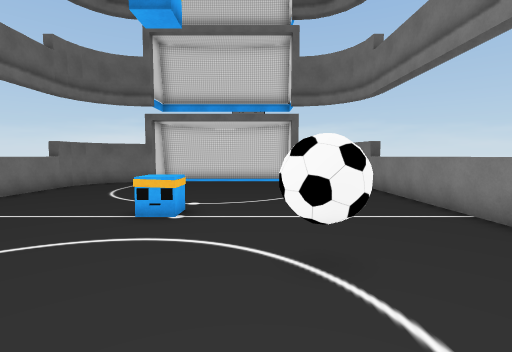
view 1 (above)

16 first-person views from a walk through a Unity game level. The camera is 1.5 m above the floor, tilts 4° down and sees 85° across. The floor is counted in squares, 1 m on a side. Each view is taken from the middle of a square. On the plan, view 1 faces up. The plan holds only what a view shows up to about 14 squares ahead; the rest is blank. The place goes on beyond the plan.

view 2
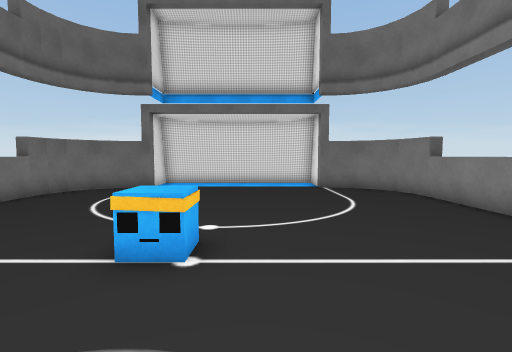

view 3
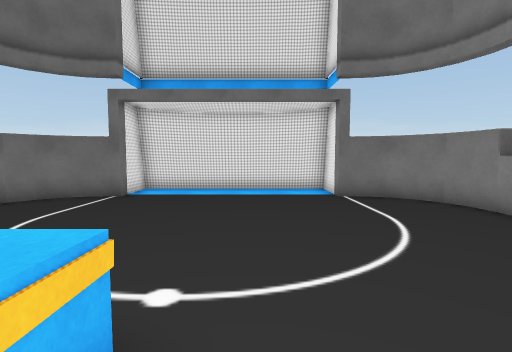

view 4
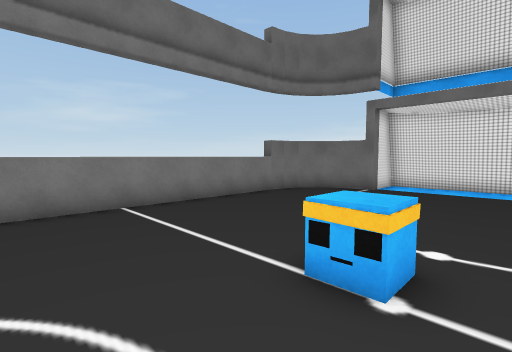

view 5
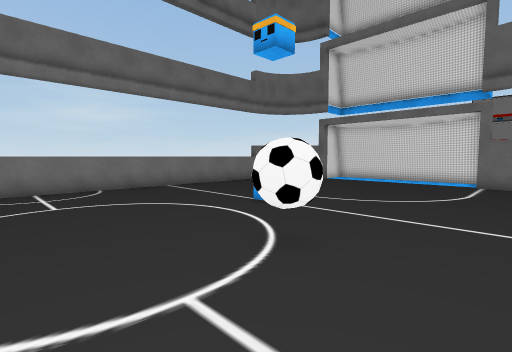

view 6
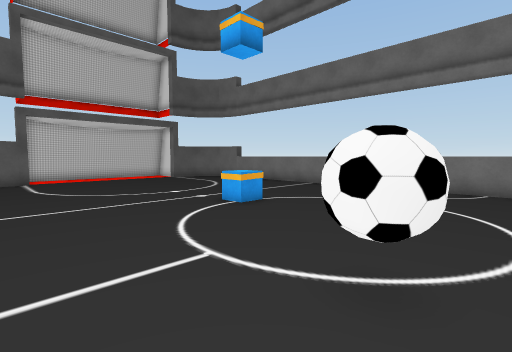

view 7
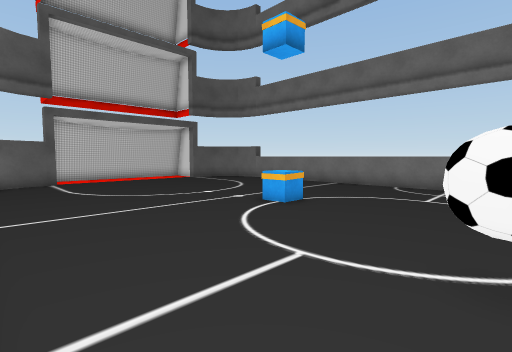

view 8
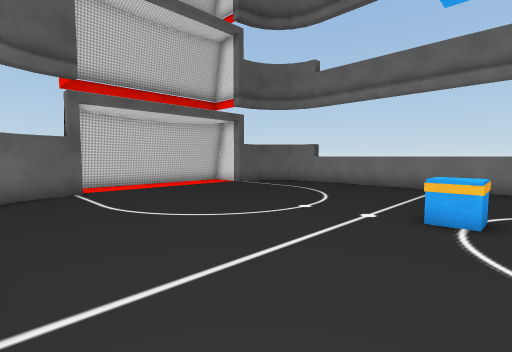

view 9
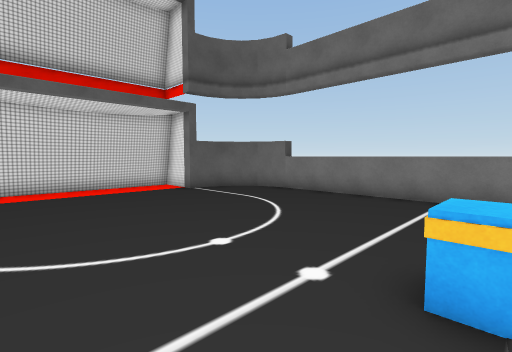

view 10
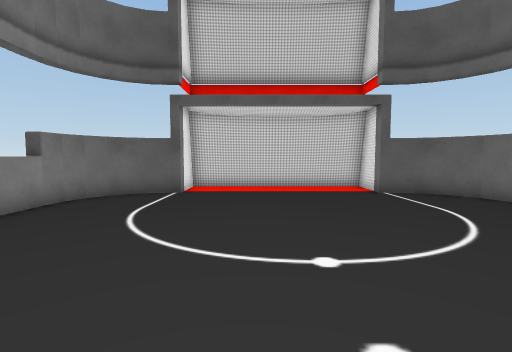

view 11
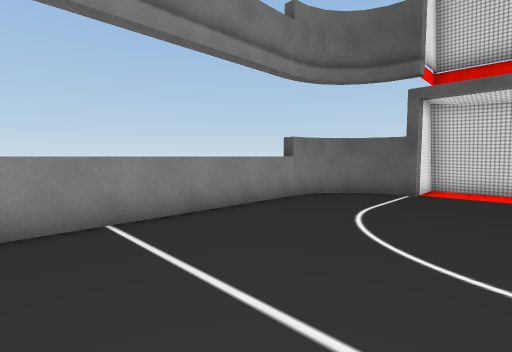

view 12
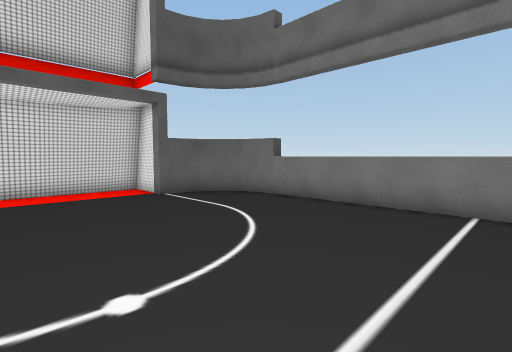

view 13
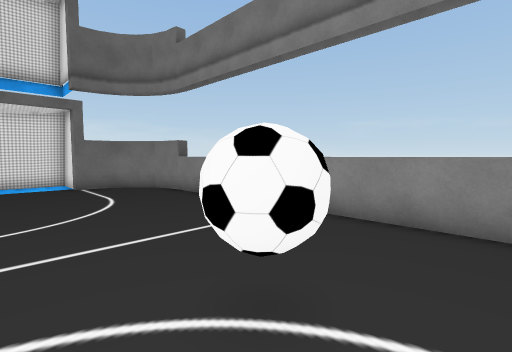

view 14
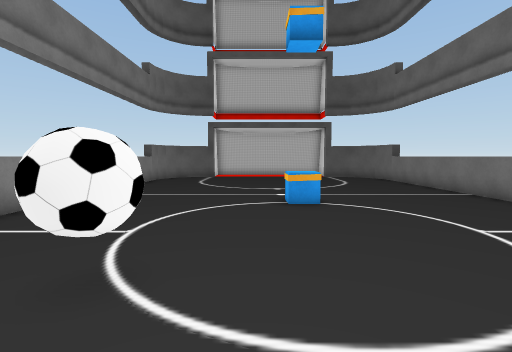

view 15
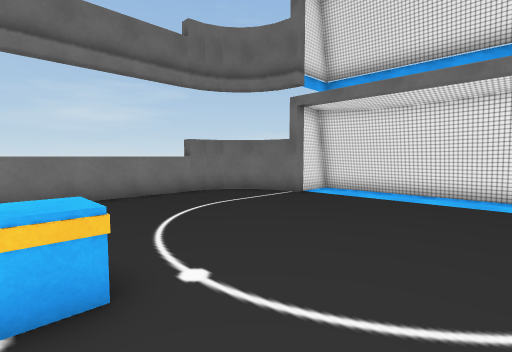

view 16
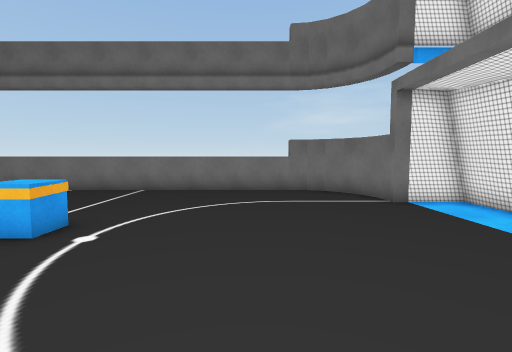

### Floor plan
Points are (right, up) in squares from view 1. A wall is a line through its corners. A room is listed if a view was taken in it or the views show most of it. See-through windows are left out.
Room 1 (views 1, 2, 3, 4, 5, 6, 7, 8, 9, 10, 11, 12, 13, 14, 15, 16)
walls: (5.5, 2.1) (5.5, 13.5) (5.4, 14.3); (5.5, -0.7) (5.5, 0); (5.5, -10.6) (5.5, -2.2); (-9.4, -11.2) (-9.1, -12.1); (5.4, -11.4) (5.5, -10.5); (-9.5, 13.6) (-9.5, -10.5) (-9.4, -11.3); (-9.2, -11.9) (-8.6, -12.7); (5, -12.1) (5.4, -11.2); (5.4, 14.2) (5.1, 15) (4.6, 15.7); (2.4, -13.5) (3.4, -13.4); (-8.7, -12.6) (-8, -13.1); (4.5, -12.7) (5.2, -11.9); (-6.6, -13.5) (-6.1, -13.5) (-6.1, -15.5) (2.1, -15.5) (2.1, -13.5) (2.5, -13.5); (-9.4, 14.4) (-9.5, 13.5); (3.2, -13.4) (4, -13.1) (4.7, -12.6); (-8.1, -13.1) (-7.3, -13.4) (-6.4, -13.5); (-9, 15.1) (-9.4, 14.2); (4.7, 15.5) (3.9, 16.2); (2.6, 16.5) (2.1, 16.5) (2.1, 18.7) (-6.1, 18.7); (4.1, 16) (3.2, 16.4); (-7.9, 16.1) (-8.6, 15.6) (-9.1, 14.9); (-7.2, 16.4) (-8, 16.1); (3.3, 16.4) (2.4, 16.5); (-6.1, -15.7) (2.1, -15.7); (-4.3, 18.5) (-6.1, 18.5) (-6.1, 16.5) (-6.5, 16.5) (-7.3, 16.4)
objects: other object (-3, -2); other object (-3, 7); ball (1, 4)

Positions as (right, up) in squares from view 1, and headings:
1: (0, 0), facing up
2: (-1, 3), facing up
3: (-1, 6), facing up
4: (-1, 4), facing up-left
5: (4, 0), facing up-left
6: (4, 5), facing down-left
7: (5, 4), facing down-left
8: (5, -1), facing down-left
9: (1, -2), facing down-left
10: (-1, -2), facing down
11: (-1, -2), facing down-right
12: (-1, -3), facing down-left
13: (-1, 2), facing up-right
14: (-1, 7), facing down
15: (1, 7), facing up-left
16: (3, 12), facing left
